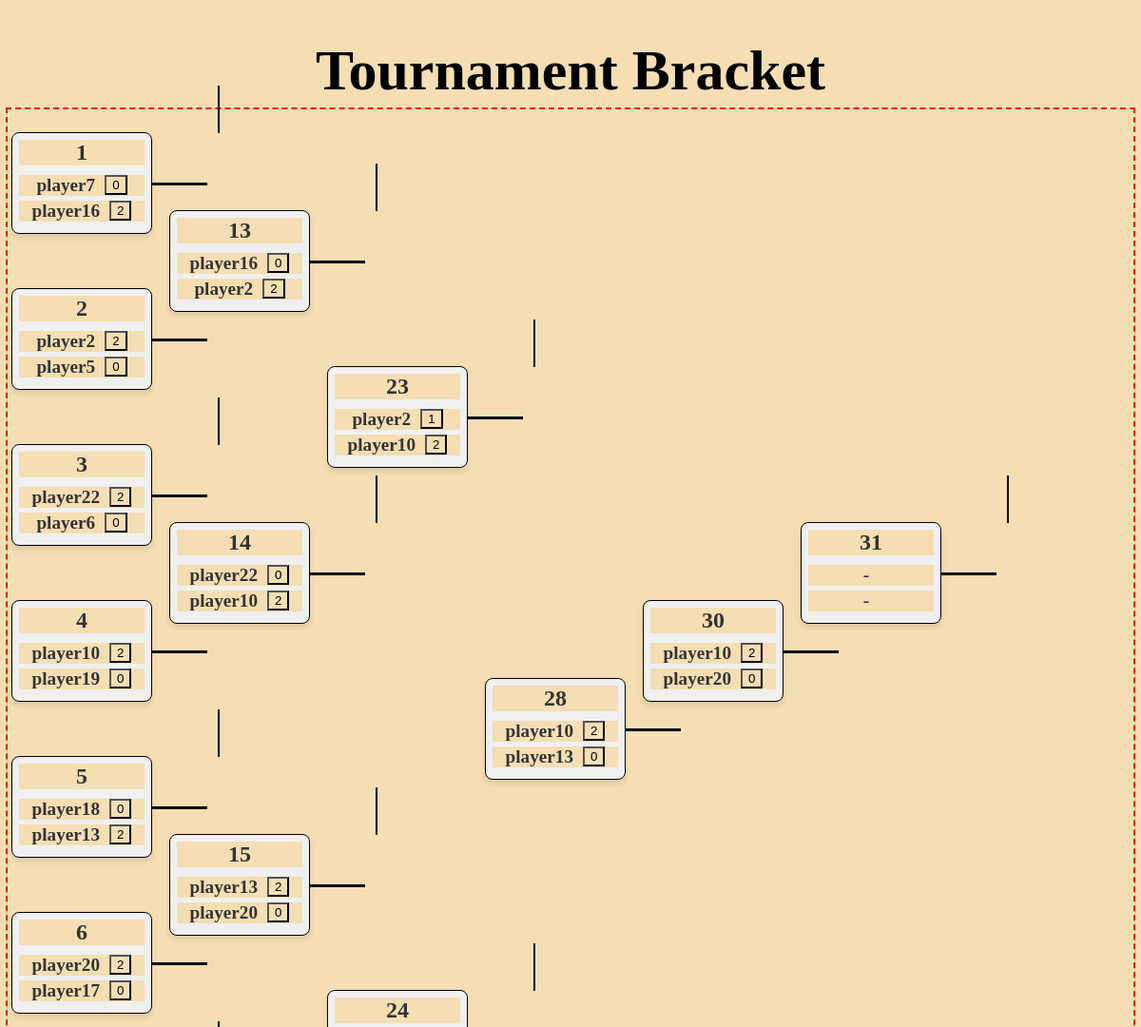
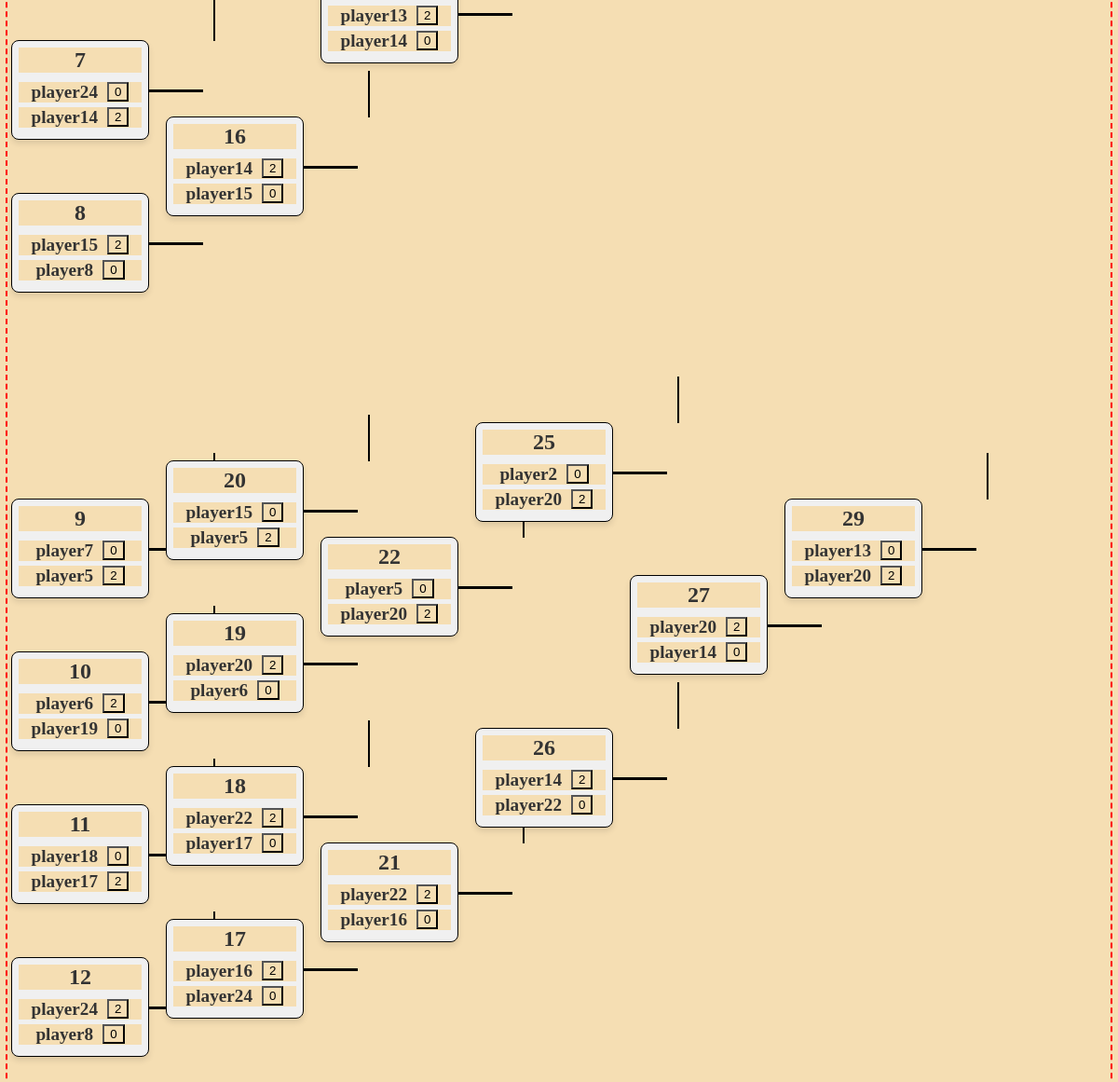
/tournament/start2, run on the app's committed database (2 pictures, top to bottom).
### databases.py (models this page shows, shortened)
class TournamentMatch(db.Model):
    id = db.Column(db.Integer, primary_key=True)
    bracket_number = db.Column(db.Integer, nullable=False)
    player1_id = db.Column(db.Integer, db.ForeignKey('tournament_player.player_id'), nullable=True)
    player2_id = db.Column(db.Integer, db.ForeignKey('tournament_player.player_id'), nullable=True)
    player1_points = db.Column(db.Integer, default=0)
    player2_points = db.Column(db.Integer, default=0)
    winner_id = db.Column(db.Integer, db.ForeignKey('tournament_player.player_id'), nullable=True)  # The winner of the match
    match_finished = db.Column(db.Boolean, default=False)
    player1 = db.relationship('TournamentPlayer', foreign_keys=[player1_id])
    player2 = db.relationship('TournamentPlayer', foreign_keys=[player2_id])

class TournamentPlayer(db.Model):
    id = db.Column(db.Integer, primary_key = True)
    player_name = db.Column(db.String(100), nullable=False)
    player_id = db.Column(db.Integer, unique=True, nullable=False)
    final_rank = db.Column(db.String(20), nullable=True)
    rank_order = db.Column(db.Integer, nullable=True)

### app.py (the view)
@app.route("/tournament/start2", methods = ["GET"])
def get_back_to_page():
    matches = TournamentMatch.query.all()
    return render_template("double_elimination.html", matches = matches )

### templates/double_elimination.html (shortened to what this page needs)
<!DOCTYPE html>
<html lang="en">
<head>
    <link rel="stylesheet" href="{{ url_for('static', filename='css/styles.css') }}">
    <link rel="stylesheet" href="{{ url_for('static', filename='css/chart.css') }}">
</head>
<body>
    <h1 class="title"> Tournament Bracket </h1>
    <div class="grid-container">
        {% for match in matches %}
            <div id="bracket-{{ match.bracket_number }}" class="match-container">
                <div class="bracket-number">{{ match.bracket_number }}</div>
                <div class="player-container">
                    <div class="player">{{ match.player1.player_name | default('-', true) }}</div>
                     {% if match.player1 and match.player2 %}
                        <form action="/update_score/{{ match.bracket_number }}/player1" method="POST">
                            <input type="submit" value="{{ match.player1_points }}">
                        </form>
                    {% endif %}
                </div>
                <div class="player-container">
                    <div class="player">{{ match.player2.player_name | default('-', true)}}</div>
                    {% if match.player1 and match.player2 %}
                        <form action="/update_score/{{ match.bracket_number }}/player2" method="POST">
                            <input type="submit" value="{{ match.player2_points }}">
                        </form>
                    {% endif %}
                </div>
            </div>
        {% endfor %}
    </div>
</body>

### static/css/styles.css (style rules this page uses)
* { background-color: rgb(245, 222, 179); }
.title { margin-inline: auto; max-width: fit-content; font-family: fantasy; font-size: 5vw; margin-bottom: 0.5vw; }

### static/css/chart.css (style rules this page uses)
.grid-container { display: grid; grid-template-columns: repeat(10, 13vw); grid-template-rows: repeat(30, 9vh); gap: 10px; justify-items: center; align-items: center; outline: 2px dashed red; position: relative; }
.match-container { background-color: #f0f0f0; border: 1px solid #000000; padding: 0.6vw; width: 11vw; text-align: center; border-radius: 8px; box-shadow: 0 4px 6px rgba(0, 0, 0, 0.1); position: relative; }
.bracket-number { font-size: 1.5em; font-weight: bold; color: #333; margin-bottom: 10px; }
.player-container { display: flex; justify-content: center; align-items: center; margin-bottom: 5px; }
.player { font-size: 1.2em; font-weight: bold; color: #333; margin-right: 10px; }
.match-container::after { content: ''; position: absolute; top: 50%; right: -40%; width: 40%; height: 3%; background-color: black; }
.match-container::before { content: ''; position: absolute; left: 18vw; top: -50px; width: 2px; height: 50px; background-color: black; }
#bracket-1 { grid-column: 1; grid-row: 1 / span 2; }
#bracket-2 { grid-column: 1; grid-row: 3 / span 2; }
#bracket-3 { grid-column: 1; grid-row: 5 / span 2; }
#bracket-4 { grid-column: 1; grid-row: 7 / span 2; }
#bracket-5 { grid-column: 1; grid-row: 9 / span 2; }
#bracket-6 { grid-column: 1; grid-row: 11 / span 2; }
#bracket-7 { grid-column: 1; grid-row: 13 / span 2; }
#bracket-8 { grid-column: 1; grid-row: 15 / span 2; }
#bracket-9 { grid-column: 1; grid-row: 19 / span 2; }
#bracket-10 { grid-column: 1; grid-row: 21 / span 2; }
#bracket-11 { grid-column: 1; grid-row: 23 / span 2; }
#bracket-12 { grid-column: 1; grid-row: 25 / span 2; }
#bracket-13 { grid-column: 2; grid-row: 2 / span 2; }
#bracket-14 { grid-column: 2; grid-row: 6 / span 2; }
#bracket-15 { grid-column: 2; grid-row: 10 / span 2; }
#bracket-16 { grid-column: 2; grid-row: 14 / span 2; }
#bracket-17 { grid-column: 2; grid-row: 24 / span 3; }
#bracket-18 { grid-column: 2; grid-row: 22 / span 3; }
#bracket-19 { grid-column: 2; grid-row: 20 / span 3; }
#bracket-20 { grid-column: 2; grid-row: 18 / span 3; }
#bracket-21 { grid-column: 3; grid-row: 23 / span 3; }
#bracket-22 { grid-column: 3; grid-row: 19 / span 3; }
#bracket-23 { grid-column: 3; grid-row: 4 / span 2; }
#bracket-24 { grid-column: 3; grid-row: 12 / span 2; }
#bracket-25 { grid-column: 4; grid-row: 18 / span 2; }
#bracket-26 { grid-column: 4; grid-row: 22 / span 2; }
#bracket-28 { grid-column: 4; grid-row: 8 / span 2; }
#bracket-27 { grid-column: 5; grid-row: 20/ span 2; }
#bracket-30 { grid-column: 5; grid-row: 7/ span 2; }
#bracket-29 { grid-column: 6; grid-row: 19/ span 2; }
#bracket-31 { grid-column: 6; grid-row: 6/ span 2; }

### data on the page
TournamentMatch: bracket_number "1", player1.player_name "player7", player1_points "0", player2.player_name "player16", player2_points "2"
TournamentMatch: bracket_number "2", player1.player_name "player2", player1_points "2", player2.player_name "player5", player2_points "0"
TournamentMatch: bracket_number "3", player1.player_name "player22", player1_points "2", player2.player_name "player6", player2_points "0"
TournamentMatch: bracket_number "4", player1.player_name "player10", player1_points "2", player2.player_name "player19", player2_points "0"
TournamentMatch: bracket_number "5", player1.player_name "player18", player1_points "0", player2.player_name "player13", player2_points "2"
TournamentMatch: bracket_number "6", player1.player_name "player20", player1_points "2", player2.player_name "player17", player2_points "0"
TournamentMatch: bracket_number "7", player1.player_name "player24", player1_points "0", player2.player_name "player14", player2_points "2"
TournamentMatch: bracket_number "8", player1.player_name "player15", player1_points "2", player2.player_name "player8", player2_points "0"
TournamentMatch: bracket_number "9", player1.player_name "player7", player1_points "0", player2.player_name "player5", player2_points "2"
TournamentMatch: bracket_number "10", player1.player_name "player6", player1_points "2", player2.player_name "player19", player2_points "0"
TournamentMatch: bracket_number "11", player1.player_name "player18", player1_points "0", player2.player_name "player17", player2_points "2"
TournamentMatch: bracket_number "12", player1.player_name "player24", player1_points "2", player2.player_name "player8", player2_points "0"
TournamentMatch: bracket_number "13", player1.player_name "player16", player1_points "0", player2.player_name "player2", player2_points "2"
TournamentMatch: bracket_number "14", player1.player_name "player22", player1_points "0", player2.player_name "player10", player2_points "2"
TournamentMatch: bracket_number "15", player1.player_name "player13", player1_points "2", player2.player_name "player20", player2_points "0"
TournamentMatch: bracket_number "16", player1.player_name "player14", player1_points "2", player2.player_name "player15", player2_points "0"
TournamentMatch: bracket_number "17", player1.player_name "player16", player1_points "2", player2.player_name "player24", player2_points "0"
TournamentMatch: bracket_number "18", player1.player_name "player22", player1_points "2", player2.player_name "player17", player2_points "0"
TournamentMatch: bracket_number "19", player1.player_name "player20", player1_points "2", player2.player_name "player6", player2_points "0"
TournamentMatch: bracket_number "20", player1.player_name "player15", player1_points "0", player2.player_name "player5", player2_points "2"
TournamentMatch: bracket_number "21", player1.player_name "player22", player1_points "2", player2.player_name "player16", player2_points "0"
TournamentMatch: bracket_number "22", player1.player_name "player5", player1_points "0", player2.player_name "player20", player2_points "2"
TournamentMatch: bracket_number "23", player1.player_name "player2", player1_points "1", player2.player_name "player10", player2_points "2"
TournamentMatch: bracket_number "24", player1.player_name "player13", player1_points "2", player2.player_name "player14", player2_points "0"
TournamentMatch: bracket_number "25", player1.player_name "player2", player1_points "0", player2.player_name "player20", player2_points "2"
TournamentMatch: bracket_number "26", player1.player_name "player14", player1_points "2", player2.player_name "player22", player2_points "0"
TournamentMatch: bracket_number "27", player1.player_name "player20", player1_points "2", player2.player_name "player14", player2_points "0"
TournamentMatch: bracket_number "28", player1.player_name "player10", player1_points "2", player2.player_name "player13", player2_points "0"
TournamentMatch: bracket_number "29", player1.player_name "player13", player1_points "0", player2.player_name "player20", player2_points "2"
TournamentMatch: bracket_number "30", player1.player_name "player10", player1_points "2", player2.player_name "player20", player2_points "0"
TournamentMatch: bracket_number "31", player1.player_name "-", player2.player_name "-"
